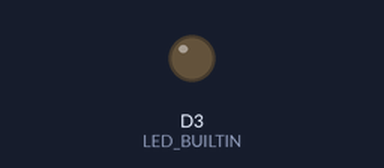
Recording of a sketch running on a simulated nRF52 board. On the bench: output pins drawn as LEDs (lit = HIGH). A phone connects over Bluetooth LE 3 s after start; what the sketch prints to the serial monitor is not drawn.

Above: at 1.3 s.
At 3.0 s:
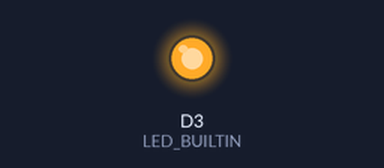
Timing chart, 0 to 6.9 s (numbered marks = the images above):
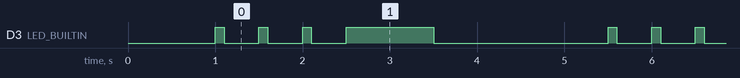

Measured:
- by itself, D3 (LED_BUILTIN): repeats every 4.5 s: 2 × (LOW 0.40 s, HIGH 0.10 s), LOW 0.40 s, HIGH 1.0 s, LOW 2.0 s, HIGH 0.10 s
- by itself, everything shown: repeats every 4.5 s, in 8 steps

The sketch:

emisor.ino
```cpp
// (licence header left out)
#include <bluefruit.h>

// --------------------------------------------------------------
// tiempo: Z --> esperar() -->
// Se define antes de los includes porque LED y Publicador la usan.
// --------------------------------------------------------------
void esperar(long tiempo) {
  delay(tiempo);
}

#include "LED.h"
#include "PuertoSerie.h"
#include "Medidor.h"
#include "Publicador.h"

// --------------------------------------------------------------
// Estado global
// --------------------------------------------------------------
namespace Globales {
  LED elLED(LED_BUILTIN);
  PuertoSerie elPuerto(115200);
  Publicador elPublicador;
  Medidor elMedidor;
}

namespace Loop {
  uint8_t contador = 0;   // 0..255, vuelve a 0 después de 255
}

// --------------------------------------------------------------
// inicializarPlaquita() -->
// Nada que hacer en esta placa.
// --------------------------------------------------------------
void inicializarPlaquita() {
}

// --------------------------------------------------------------
// setup() -->
//
// 1. elPuerto.esperarDisponible()
// 2. inicializarPlaquita()
// 3. elPublicador.encenderEmisora()
// 4. elMedidor.iniciarMedidor()
// 5. esperar(1000)
// 6. escribir "---- setup(): fin ----"
// --------------------------------------------------------------
void setup() {
  using namespace Globales;

  elPuerto.esperarDisponible();
  inicializarPlaquita();
  elPublicador.encenderEmisora();
  elMedidor.iniciarMedidor();

  esperar(1000);
  elPuerto.escribir("---- setup(): fin ----");
}

// --------------------------------------------------------------
// lucecitas() -->
// 3 destellos cortos y 1 largo: indica que empieza una vuelta.
// --------------------------------------------------------------
void lucecitas() {
  using namespace Globales;

  elLED.brillar(100);
  esperar(400);
  elLED.brillar(100);
  esperar(400);
  elLED.brillar(100);
  esperar(400);
  elLED.brillar(1000);
  esperar(1000);
}

// --------------------------------------------------------------
// loop() -->
//
// 1. contador = (contador + 1) mod 256
// 2. lucecitas()
// 3. valor_co2 = elMedidor.medirCO2()
// 4. cabe = elPublicador.publicarCO2(valor_co2, contador, 1000)
// 5. Escribir la medida publicada (o un error si no cabe).
// --------------------------------------------------------------
void loop() {
  using namespace Loop;
  using namespace Globales;

  contador++;

  elPuerto.escribir(String("---- loop(): empieza ") + contador);

  lucecitas();

  int valorCO2 = elMedidor.medirCO2();
  bool cabe = elPublicador.publicarCO2(valorCO2, contador, 1000);

  if (cabe) {
    elPuerto.escribir(String("Publicado CO2=") + valorCO2 + " contador=" + contador);
  } else {
    elPuerto.escribir("ERROR: el iBeacon no cabe en el anuncio");
  }
}
```

Codificacion.h
```cpp
// (licence header left out)
#ifndef CODIFICACION_H
#define CODIFICACION_H

#include <stdint.h>

namespace Codificacion {

  // --------------------------------------------------------------
  // codigo: N, contador: N --> calcularMajor() --> N
  //
  // Byte alto = código de la medida, byte bajo = contador.
  // major = (codigo mod 256) * 256 + (contador mod 256)
  // --------------------------------------------------------------
  inline uint16_t calcularMajor(int codigo, int contador) {
    return (uint16_t) (((codigo & 0xFF) << 8) | (contador & 0xFF));
  }

  // --------------------------------------------------------------
  // valor: Z --> valorAMinor() --> N
  //
  // El minor son 16 bits sin signo. Un valor negativo se guarda en
  // complemento a 2 (ej: -12 --> 0xFFF4) y el receptor lo vuelve a
  // leer con signo. Rango válido: -32768 .. 32767.
  // --------------------------------------------------------------
  inline uint16_t valorAMinor(int valor) {
    return (uint16_t) (int16_t) valor;
  }

} // namespace

#endif
```

EmisoraBLE.h
```cpp
// (licence header left out)
#ifndef EMISORA_BLE_H
#define EMISORA_BLE_H

#include <bluefruit.h>

class EmisoraBLE {

private:
  const char* nombreEmisora;
  const uint16_t fabricanteID;
  const int8_t txPower;

public:

  // --------------------------------------------------------------
  // nombre_emisora: Text, fabricante_id: N, tx_power: Z
  //     --> EmisoraBLE() -->
  // --------------------------------------------------------------
  EmisoraBLE(const char* nombreEmisora, uint16_t fabricanteID, int8_t txPower)
    : nombreEmisora(nombreEmisora), fabricanteID(fabricanteID), txPower(txPower) {
  }

  // --------------------------------------------------------------
  // encenderEmisora() -->
  // 1. Arrancar el módulo Bluetooth.
  // 2. Configurar la potencia de emisión y el nombre.
  // --------------------------------------------------------------
  void encenderEmisora() {
    Bluefruit.begin();
    Bluefruit.setTxPower(txPower);
    Bluefruit.setName(nombreEmisora);
  }

  // --------------------------------------------------------------
  // B <-- estaAnunciando() <--
  // --------------------------------------------------------------
  bool estaAnunciando() {
    return Bluefruit.Advertising.isRunning();
  }

  // --------------------------------------------------------------
  // detenerAnuncio() -->
  // --------------------------------------------------------------
  void detenerAnuncio() {
    if (estaAnunciando()) {
      Bluefruit.Advertising.stop();
    }
  }

  // --------------------------------------------------------------
  // beacon_uuid: [N]_16, major: N, minor: N, rssi: Z
  //     --> emitirAnuncioIBeacon() --> B
  //
  // 1. detenerAnuncio()
  // 2. Vaciar el paquete de anuncio y la respuesta al escaneo
  //    (si no, cada llamada añadiría datos y dejaría de caber).
  // 3. Paquete de anuncio: flags + iBeacon         (30 de 31 bytes)
  //    Respuesta al escaneo: nombre de la emisora
  // 4. Empezar a anunciar sin límite de tiempo.
  // 5. Devolver true si el iBeacon ha cabido en el anuncio.
  // --------------------------------------------------------------
  bool emitirAnuncioIBeacon(uint8_t* beaconUUID, uint16_t major, uint16_t minor, int8_t rssi) {
    detenerAnuncio();

    Bluefruit.Advertising.clearData();
    Bluefruit.ScanResponse.clearData();

    Bluefruit.Advertising.addFlags(BLE_GAP_ADV_FLAGS_LE_ONLY_GENERAL_DISC_MODE);

    BLEBeacon elBeacon(beaconUUID, major, minor, rssi);
    elBeacon.setManufacturer(fabricanteID);
    bool cabe = Bluefruit.Advertising.setBeacon(elBeacon);

    Bluefruit.ScanResponse.addName();

    Bluefruit.Advertising.restartOnDisconnect(true);
    Bluefruit.Advertising.setInterval(32, 244);   // unidades de 0.625 ms
    Bluefruit.Advertising.setFastTimeout(30);     // segundos en modo rápido
    Bluefruit.Advertising.start(0);               // 0 = no parar solo

    return cabe;
  }
};

#endif
```

LED.h
```cpp
// (licence header left out)
#ifndef LED_H
#define LED_H

class LED {

private:
  int numeroLED;
  bool encendido;

public:

  // --------------------------------------------------------------
  // numero: Z --> LED() -->
  // Configura el pin como salida y deja el LED apagado.
  // --------------------------------------------------------------
  LED(int numero) : numeroLED(numero), encendido(false) {
    pinMode(numeroLED, OUTPUT);
    apagar();
  }

  // --------------------------------------------------------------
  // encender() -->
  // --------------------------------------------------------------
  void encender() {
    digitalWrite(numeroLED, HIGH);
    encendido = true;
  }

  // --------------------------------------------------------------
  // apagar() -->
  // --------------------------------------------------------------
  void apagar() {
    digitalWrite(numeroLED, LOW);
    encendido = false;
  }

  // --------------------------------------------------------------
  // alternar() -->
  // --------------------------------------------------------------
  void alternar() {
    if (encendido) {
      apagar();
    } else {
      encender();
    }
  }

  // --------------------------------------------------------------
  // tiempo: Z --> brillar() -->
  // 1. encender()  2. esperar(tiempo)  3. apagar()
  // --------------------------------------------------------------
  void brillar(long tiempo) {
    encender();
    esperar(tiempo);
    apagar();
  }
};

#endif
```

Medidor.h
```cpp
// (licence header left out)
#ifndef MEDIDOR_H
#define MEDIDOR_H

class Medidor {

public:

  // --------------------------------------------------------------
  // Medidor() -->
  // --------------------------------------------------------------
  Medidor() {
  }

  // --------------------------------------------------------------
  // iniciarMedidor() -->
  // Sin sensor real en este sprint: no hay nada que preparar.
  // --------------------------------------------------------------
  void iniciarMedidor() {
  }

  // --------------------------------------------------------------
  // Z <-- medirCO2() <--
  //
  // MEDIDA FICTICIA. En la demo se cambia este número, se sube el
  // programa a la placa y el nuevo valor tiene que salir en la web.
  // --------------------------------------------------------------
  int medirCO2() {
    return 123;
  }

  // --------------------------------------------------------------
  // Z <-- medirTemperatura() <--
  // MEDIDA FICTICIA.
  // --------------------------------------------------------------
  int medirTemperatura() {
    return -12;
  }
};

#endif
```

Publicador.h
```cpp
// (licence header left out)
#ifndef PUBLICADOR_H
#define PUBLICADOR_H

#include "EmisoraBLE.h"
#include "Codificacion.h"

class Publicador {

private:

  // "EPSG-GTI-PROY-3A" en ASCII (16 bytes)
  uint8_t beaconUUID[16] = {
    'E', 'P', 'S', 'G', '-', 'G', 'T', 'I',
    '-', 'P', 'R', 'O', 'Y', '-', '3', 'A'
  };

  EmisoraBLE laEmisora{
    "GTI3A-Matilde",   // nombre de la emisora (lo busca la app)
    0x004c,         // fabricante: Apple (iBeacon)
    4               // potencia de emisión (dBm)
  };

  // --------------------------------------------------------------
  // tipo: MedicionID, valor: Z, contador: N, tiempo_espera: Z
  //     --> publicarMedida() --> B
  //
  // 1. major = Codificacion::calcularMajor(tipo, contador)
  // 2. minor = Codificacion::valorAMinor(valor)
  // 3. cabe = laEmisora.emitirAnuncioIBeacon(beacon_uuid, major, minor, RSSI)
  // 4. esperar(tiempo_espera)
  // 5. laEmisora.detenerAnuncio()
  // 6. Devolver cabe
  // --------------------------------------------------------------
  bool publicarMedida(int tipo, int valor, uint8_t contador, long tiempoEspera) {
    uint16_t major = Codificacion::calcularMajor(tipo, contador);
    uint16_t minor = Codificacion::valorAMinor(valor);

    bool cabe = laEmisora.emitirAnuncioIBeacon(beaconUUID, major, minor, RSSI);
    esperar(tiempoEspera);
    laEmisora.detenerAnuncio();

    return cabe;
  }

public:

  enum MedicionID {
    CO2 = 11,
    TEMPERATURA = 12,
    RUIDO = 13
  };

  static const int8_t RSSI = -53;   // potencia medida a 1 metro

  // --------------------------------------------------------------
  // Publicador() -->
  // --------------------------------------------------------------
  Publicador() {
  }

  // --------------------------------------------------------------
  // encenderEmisora() -->
  // --------------------------------------------------------------
  void encenderEmisora() {
    laEmisora.encenderEmisora();
  }

  // --------------------------------------------------------------
  // valor_co2: Z, contador: N, tiempo_espera: Z --> publicarCO2() --> B
  // --------------------------------------------------------------
  bool publicarCO2(int valorCO2, uint8_t contador, long tiempoEspera) {
    return publicarMedida(CO2, valorCO2, contador, tiempoEspera);
  }

  // --------------------------------------------------------------
  // valor_temperatura: Z, contador: N, tiempo_espera: Z
  //     --> publicarTemperatura() --> B
  // --------------------------------------------------------------
  bool publicarTemperatura(int valorTemperatura, uint8_t contador, long tiempoEspera) {
    return publicarMedida(TEMPERATURA, valorTemperatura, contador, tiempoEspera);
  }
};

#endif
```

PuertoSerie.h
```cpp
// (licence header left out)
#ifndef PUERTO_SERIE_H
#define PUERTO_SERIE_H

class PuertoSerie {

private:
  long baudios;
  static const unsigned long ESPERA_MAXIMA_MS = 2000;

public:

  // --------------------------------------------------------------
  // baudios: Z --> PuertoSerie() -->
  // --------------------------------------------------------------
  PuertoSerie(long baudios) : baudios(baudios) {
  }

  // --------------------------------------------------------------
  // esperarDisponible() -->
  //
  // 1. Abrir el puerto a "baudios".
  // 2. Esperar a que el ordenador lo abra, como MÁXIMO 2 segundos,
  //    para que la placa también funcione sin cable USB (batería).
  // --------------------------------------------------------------
  void esperarDisponible() {
    Serial.begin(baudios);

    unsigned long inicio = millis();
    while (!Serial && millis() - inicio < ESPERA_MAXIMA_MS) {
      delay(10);
    }
  }

  // --------------------------------------------------------------
  // mensaje: Text --> escribir() -->
  // Escribe el mensaje y salta de línea.
  // --------------------------------------------------------------
  template <typename T>
  void escribir(T mensaje) {
    Serial.println(mensaje);
  }
};

#endif
```
